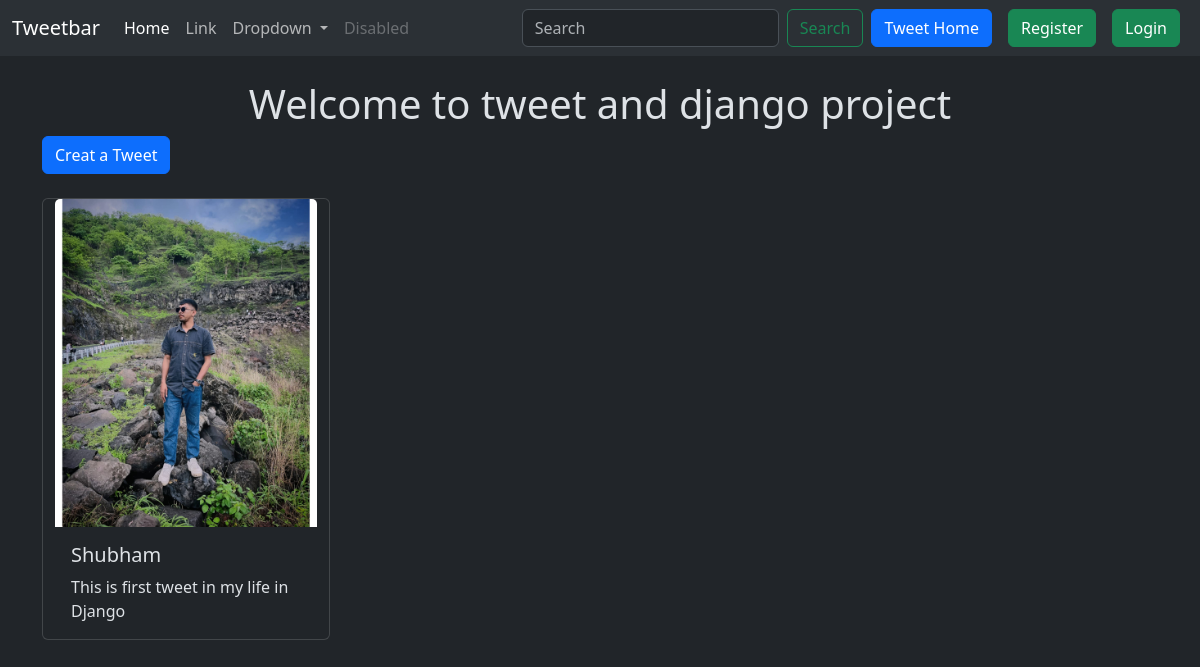
The app's page /tweet/, older data.
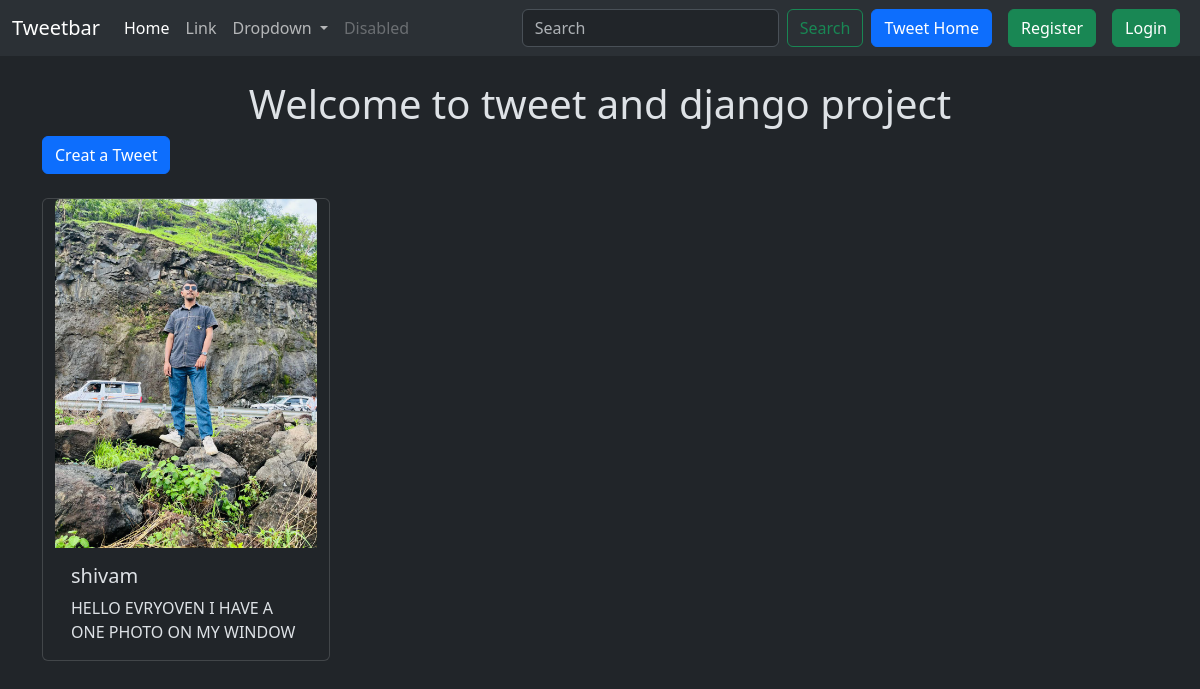
The same page, newer data.
### tweet/models.py (models this page shows, shortened)
class Tweet(models.Model):
    user = models.ForeignKey(User, on_delete=models.CASCADE)
    text = models.TextField(max_length=240)
    photo = models.ImageField(upload_to='photos/', blank=True , null= True)
    created_at = models.DateTimeField(auto_now_add=True)
    updated_at = models.DateTimeField(auto_now=True)

### tweet/views.py (the view)
# urls.py: path('', views.tweet_list , name='tweet_list'),
def tweet_list(request):
    tweets = Tweet.objects.all().order_by('-created_at')
    return render(request , 'tweet_list.html', {'tweets' : tweets })

### tweet/templates/tweet_list.html (shortened to what this page needs)
{% extends "layout.html" %}
{% block content %}
<h1 class="text-center mt-4">Welcome to tweet and django project</h1>
<a class="btn btn-primary mb-4" href="{% url 'tweet_creat' %}"> Creat a Tweet</a>
<div class="container row gap-3">
    {% for tweet in tweets %}
    <div class="card" style="width: 18rem;">
  {% if tweet.photo %}
  <img src="{{ tweet.photo.url }}" class="card-img-top" alt="...">
  {% endif %}
  <div class="card-body">
    <h5 class="card-title">{{tweet.user.username}}</h5>
    <p class="card-text">{{tweet.text}}</p>
  </div>
</div>
{% endfor %}
</div>
{% endblock %}

### templates/layout.html (shortened to what this page needs)
{% load static %}
<!DOCTYPE html>
<html lang="en" data-bs-theme="dark">
<head>
    <link href="https://cdn.jsdelivr.net/npm/bootstrap@5.3.8/dist/css/bootstrap.min.css" rel="stylesheet">
  </head>
</head>
<body class="bg-dark">
    <nav class="navbar navbar-expand-lg bg-body-tertiary">
  <div class="container-fluid">
    <a class="navbar-brand" href="#">Tweetbar</a>
    <div class="collapse navbar-collapse" id="navbarSupportedContent">
      <ul class="navbar-nav me-auto mb-2 mb-lg-0">
        <li class="nav-item">
          <a class="nav-link active" aria-current="page" href="#">Home</a>
        </li>
        <li class="nav-item">
          <a class="nav-link" href="#">Link</a>
        </li>
        <li class="nav-item dropdown">
          <a class="nav-link dropdown-toggle" href="#" role="button" data-bs-toggle="dropdown" aria-expanded="false">
            Dropdown
          </a>
        </li>
        <li class="nav-item">
          <a class="nav-link disabled" aria-disabled="true">Disabled</a>
        </li>
      </ul>
      <form class="d-flex" role="search">
        <input class="form-control me-2" type="search" placeholder="Search" aria-label="Search"/>
        <button class="btn btn-outline-success" type="submit">Search</button>
      </form>
      <a href="{% url 'tweet_list' %}" class="btn btn-primary mx-2">Tweet Home</a>
      {% if user.is_authenticated %}
      <form method="post" action="{% url 'logout' %}">
        {% csrf_token %}
        <button class="btn btn-danger" type="submit">Logout</button>
      </form>
      {% else %}
      <a href="{% url 'register' %}" class="btn btn-success mx-2">Register</a>
      <a href="{% url 'login' %}" class="btn btn-success mx-2">Login</a>
      {% endif %}
    </div>
  </div>
</nav>
    <div class="container">
        {% block content %}
        {% endblock %}
    </div>
</body>
</html>

Row changes from the older to the newer data that the page shows:
removed Tweet: photo (picture), user.username "Shubham", text "This is first tweet in my life in Django"
added Tweet: photo (picture), user.username "shivam", text "HELLO EVRYOVEN I HAVE A ONE PHOTO ON MY WINDOW"
